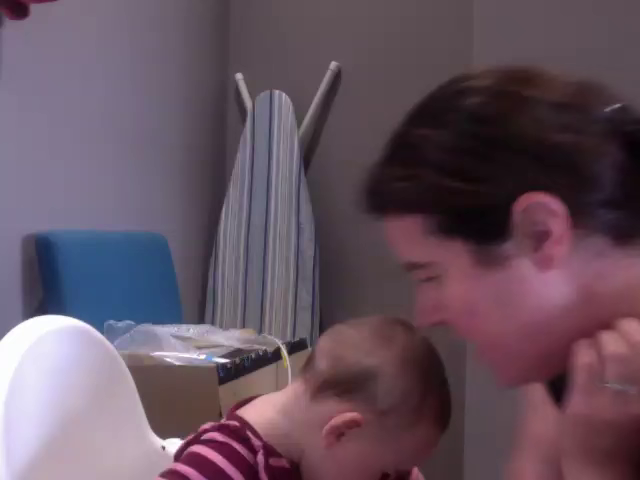
#> input picture frame 0 of viewer/demo/videos/2UWdXP.joke1.rep2.take1.Peekaboo_h265.mp4, 640 x 480 px
$ python test_face_detection.py
#> lines starting #> are read from the running program, lines starting #| are printed output that depends on the picture
#!/usr/bin/env python3
"""Test face detection with different parameters."""

import cv2
import numpy as np
from pathlib import Path

def test_opencv_face_detection(video_path: str, min_face_sizes=[10, 20, 30, 50]):
    """Test OpenCV face detection with different minimum face sizes."""
    print(f"Testing face detection on: {video_path}")

    # Load cascade classifier
    face_cascade = cv2.CascadeClassifier(
        cv2.data.haarcascades + "haarcascade_frontalface_default.xml"
    )

    # Open video
    cap = cv2.VideoCapture(video_path)
    if not cap.isOpened():
        print(f"Could not open video: {video_path}")
        return

    fps = cap.get(cv2.CAP_PROP_FPS)
    total_frames = int(cap.get(cv2.CAP_PROP_FRAME_COUNT))

    print(f"Video info: {total_frames} frames at {fps} FPS")

    # Test detection on a few frames
    test_frames = [0, total_frames//4, total_frames//2, 3*total_frames//4]

    for frame_num in test_frames:
        cap.set(cv2.CAP_PROP_POS_FRAMES, frame_num)
        ret, frame = cap.read()
        if not ret:
            continue

        height, width = frame.shape[:2]
        gray = cv2.cvtColor(frame, cv2.COLOR_BGR2GRAY)

        print(f"\nFrame {frame_num} ({width}x{height}):")

        for min_size in min_face_sizes:
            # Try with more aggressive parameters
            for scale_factor, min_neighbors in [(1.05, 3), (1.1, 5), (1.3, 8)]:
                face_rects = face_cascade.detectMultiScale(
                    gray,
                    scaleFactor=scale_factor,
                    minNeighbors=min_neighbors,
                    minSize=(min_size, min_size),
                )
                if len(face_rects) > 0:
                    print(f"  Min size {min_size}px, scale {scale_factor}, neighbors {min_neighbors}: {len(face_rects)} faces detected")
                    for i, (x, y, w, h) in enumerate(face_rects):
                        print(f"    Face {i}: ({x},{y}) {w}x{h} pixels")
                    break
            else:
                print(f"  Min size {min_size}px: 0 faces detected with all parameter combinations")
#> this loop made 4 passes
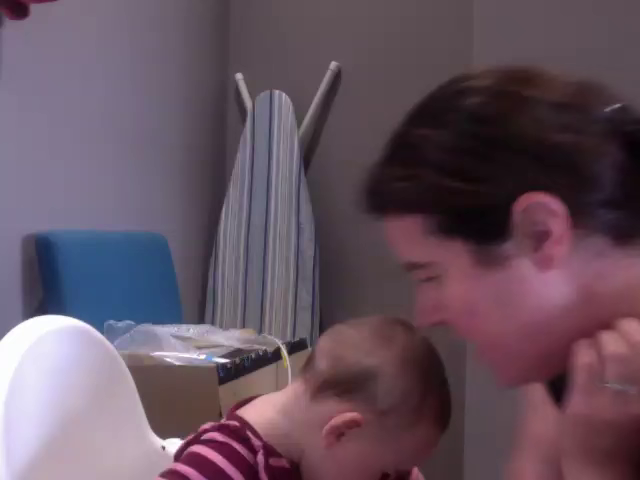
#> input picture frame 0 of viewer/demo/videos/2UWdXP.joke1.rep2.take1.Peekaboo_h265.mp4, 640 x 480 px
#> pass 1, in test_opencv_face_detection, `gray = cv2.cvtColor(frame, cv2.COLOR_BGR2GRAY)`:
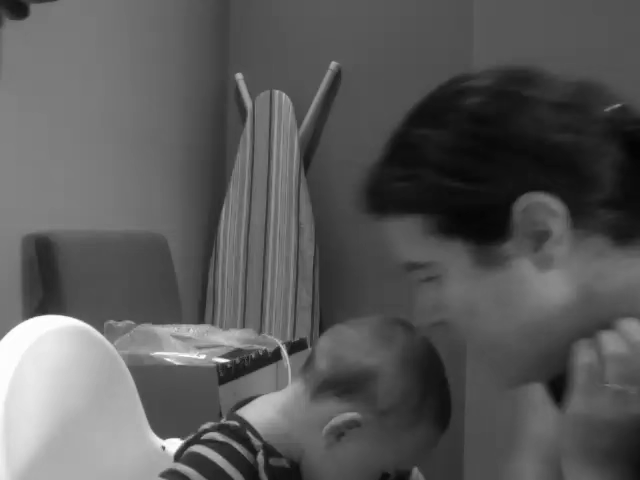
#> gray: shape (480, 640); min 3, max 255, mean 89.1
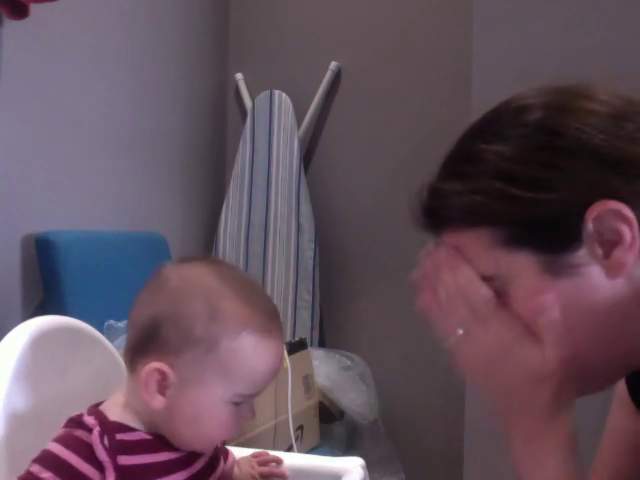
#> input picture frame 54 of viewer/demo/videos/2UWdXP.joke1.rep2.take1.Peekaboo_h265.mp4, 640 x 480 px
#> pass 2, in test_opencv_face_detection, `gray = cv2.cvtColor(frame, cv2.COLOR_BGR2GRAY)`:
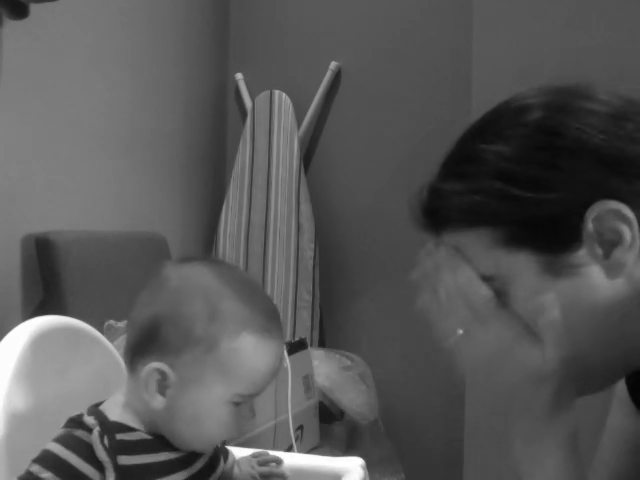
#> gray: shape (480, 640); min 3, max 255, mean 86.4
#> pass 3, in test_opencv_face_detection, `ret, frame = cap.read()`:
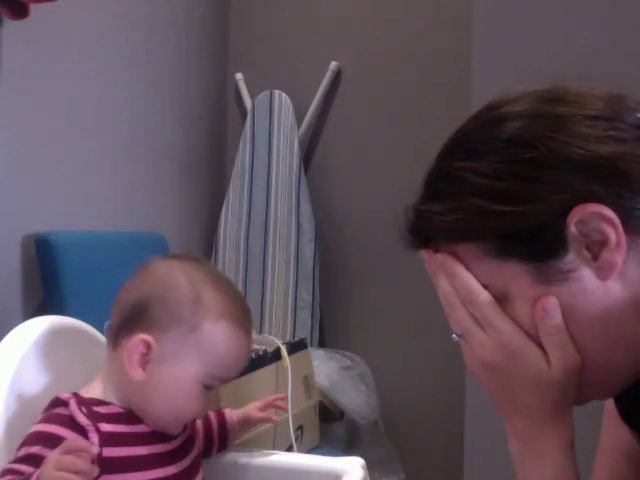
#> frame: shape (480, 640, 3); mean B, G, R 89.4, 78.7, 95.9
#> pass 3, in test_opencv_face_detection, `gray = cv2.cvtColor(frame, cv2.COLOR_BGR2GRAY)`:
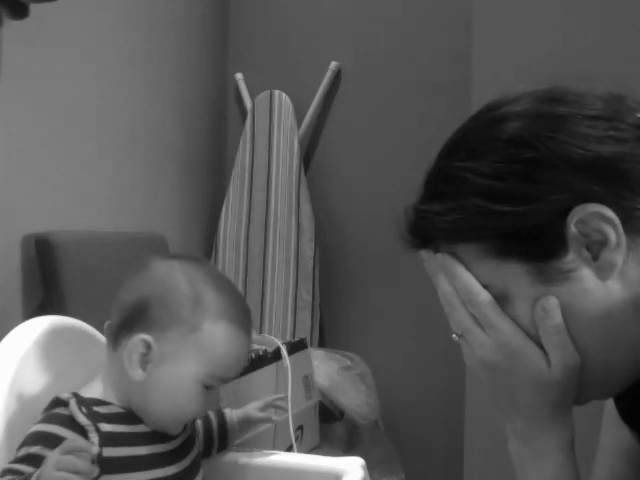
#> gray: shape (480, 640); min 2, max 255, mean 85
#> after the loop:
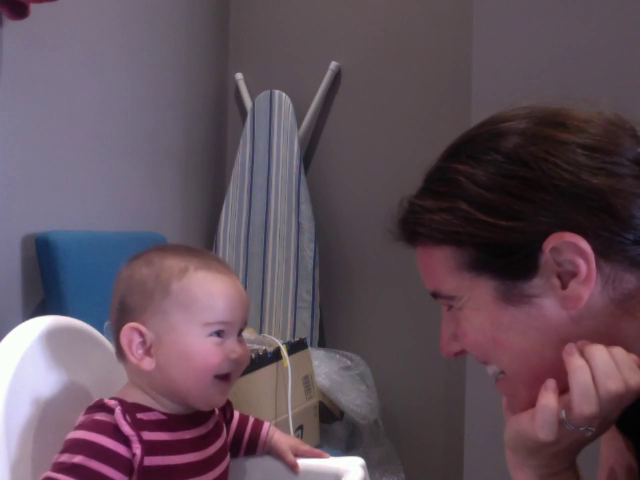
#> frame: shape (480, 640, 3); mean B, G, R 90, 79, 96.4
#> after the loop:
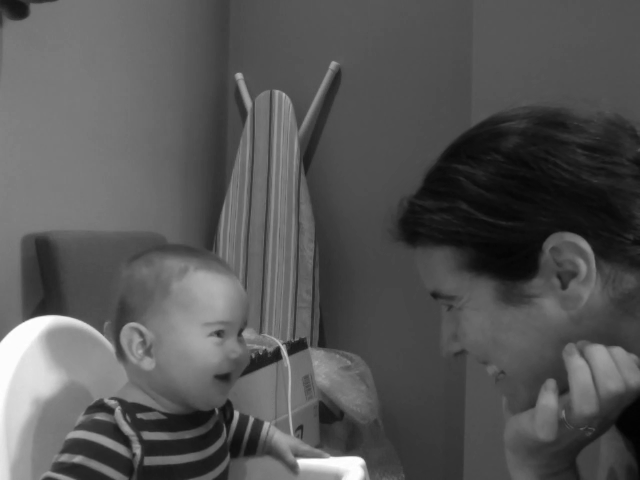
#> gray: shape (480, 640); min 2, max 255, mean 85.4

    cap.release()

if __name__ == "__main__":
    video_path = "demovideos/babyjokes/2UWdXP.joke1.rep2.take1.Peekaboo_h265.mp4"
    test_opencv_face_detection(video_path)

$ run again, starting later in the video
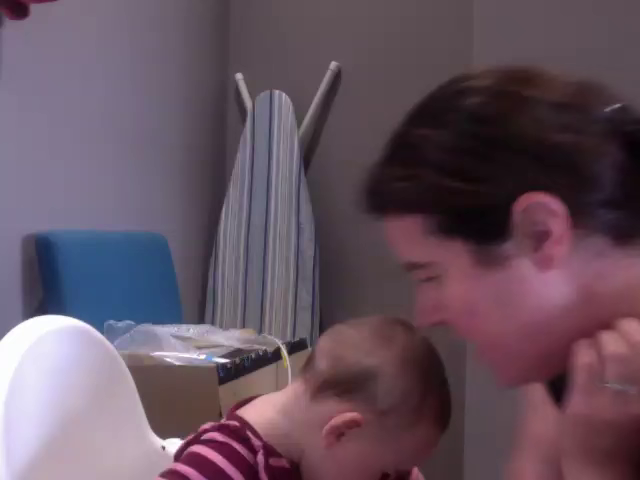
#> input picture frame 0 of viewer/demo/videos/2UWdXP.joke1.rep2.take1.Peekaboo_h265.mp4, 640 x 480 px
#> the loop in test_opencv_face_detection, `for frame_num in test_frames:` made 4 passes
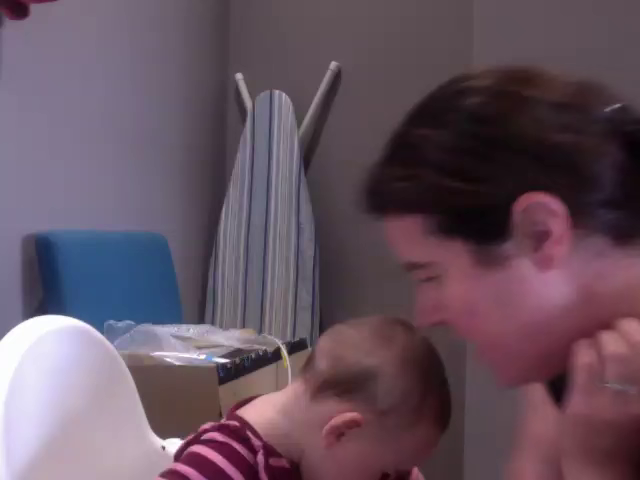
#> input picture frame 0 of viewer/demo/videos/2UWdXP.joke1.rep2.take1.Peekaboo_h265.mp4, 640 x 480 px
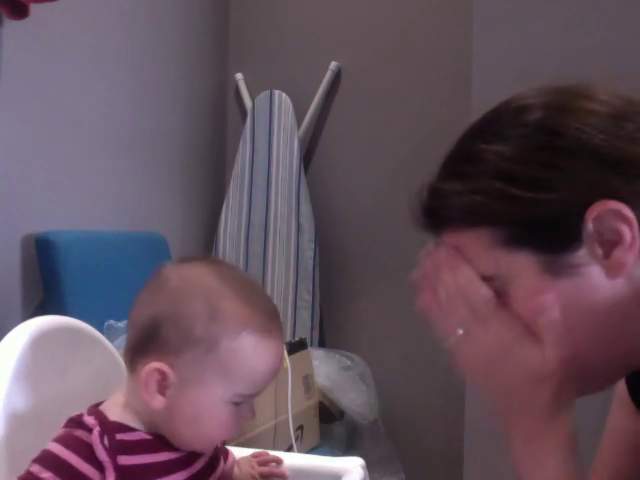
#> input picture frame 54 of viewer/demo/videos/2UWdXP.joke1.rep2.take1.Peekaboo_h265.mp4, 640 x 480 px

$ run again, starting later in the video
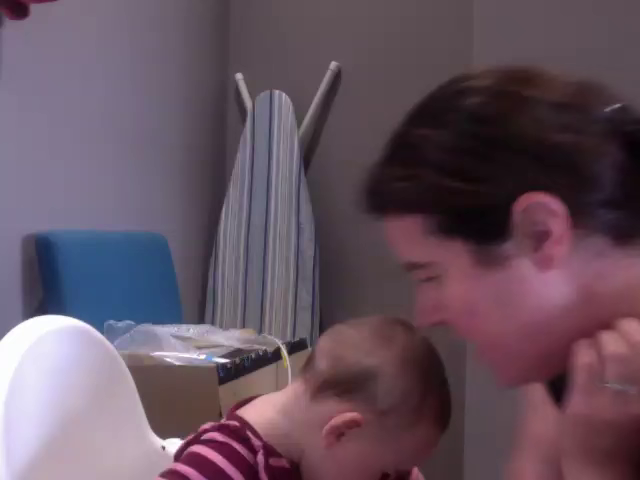
#> input picture frame 0 of viewer/demo/videos/2UWdXP.joke1.rep2.take1.Peekaboo_h265.mp4, 640 x 480 px
#> the loop in test_opencv_face_detection, `for frame_num in test_frames:` made 4 passes
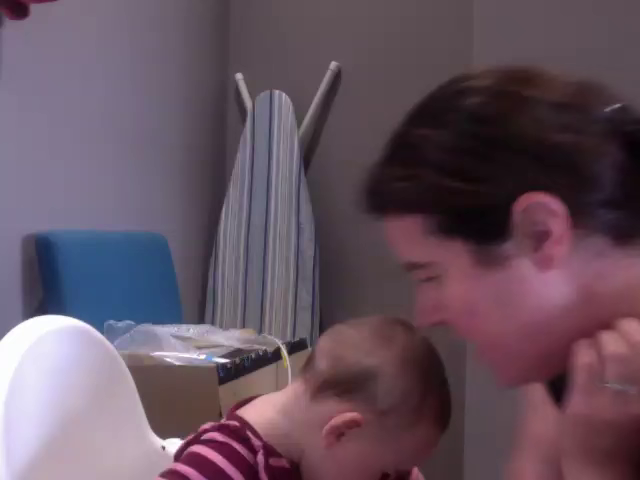
#> input picture frame 0 of viewer/demo/videos/2UWdXP.joke1.rep2.take1.Peekaboo_h265.mp4, 640 x 480 px
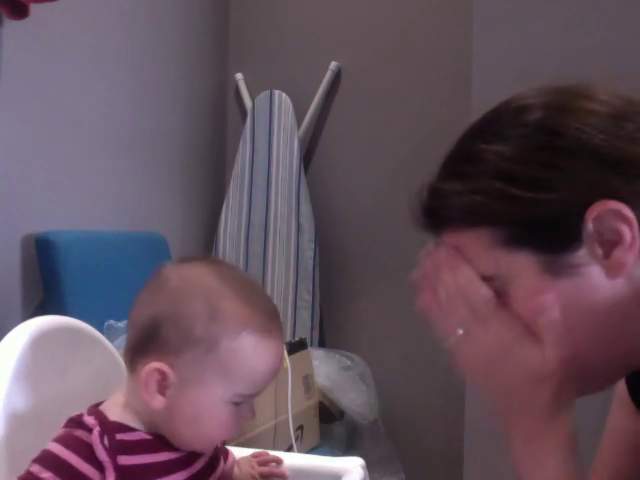
#> input picture frame 54 of viewer/demo/videos/2UWdXP.joke1.rep2.take1.Peekaboo_h265.mp4, 640 x 480 px
